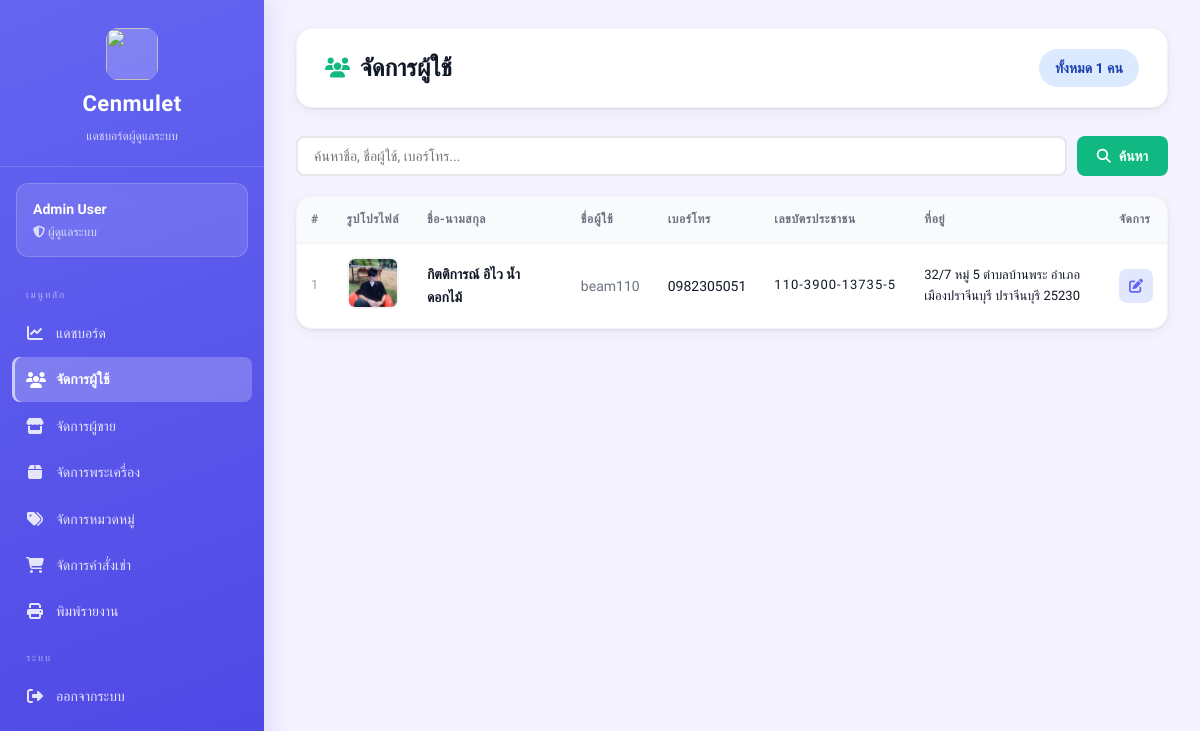
/views/admin/users.php (signed in), run on an earlier commit of the app's database.
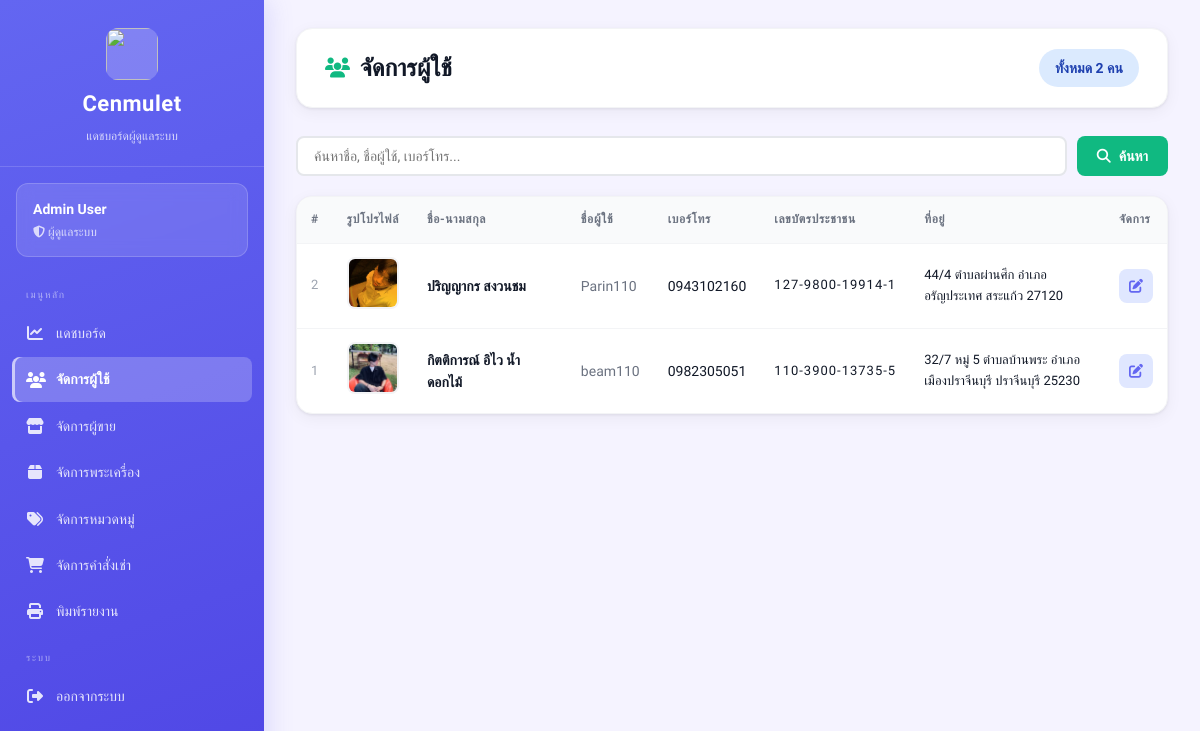
And on a later commit of the database.
### tables this page shows
CREATE TABLE users (
    id INTEGER PRIMARY KEY AUTOINCREMENT,
    fullname TEXT,
    username TEXT UNIQUE,
    password TEXT,
    tel TEXT,
    address TEXT,
    image TEXT,
    id_per TEXT
);

### views/admin/users.php (the view, shortened to what this page needs)
<?php
require_once __DIR__ . "/../../config/db.php";
$admin_id = $_SESSION['user_id'];
$stmt = $db->prepare("SELECT * FROM admins WHERE id = :id");
$stmt->execute([':id' => $admin_id]);
$admin = $stmt->fetch(PDO::FETCH_ASSOC);
$search = trim($_GET['search'] ?? '');
$where  = $search ? "WHERE fullname LIKE :q OR username LIKE :q OR tel LIKE :q" : "";
$stmt = $db->prepare("SELECT * FROM users $where ORDER BY id DESC");
$stmt->execute();
$users = $stmt->fetchAll(PDO::FETCH_ASSOC);
$total           = $db->query("SELECT COUNT(*) FROM users")->fetchColumn();
?>
<!DOCTYPE html>
<html lang="th">
<head>
    <link rel="stylesheet" href="/public/css/dashboard.css">
    <link rel="stylesheet" href="https://cdnjs.cloudflare.com/ajax/libs/font-awesome/6.5.1/css/all.min.css">
</head>
<body class="admin">
<div class="dashboard-container">
<?php include __DIR__ . '/_sidebar.php'; ?>
<main class="main-content">
    <div class="top-bar">
        <h1><i class="fa-solid fa-users"></i> จัดการผู้ใช้</h1>
        <span class="badge badge-info" style="font-size:14px;padding:8px 16px">
            ทั้งหมด <?php echo number_format($total); ?> คน
        </span>
    </div>
    <form method="GET" style="margin-bottom:20px;display:flex;gap:10px">
        <input type="text" name="search" value="<?php echo htmlspecialchars($search); ?>"
               placeholder="ค้นหาชื่อ, ชื่อผู้ใช้, เบอร์โทร..."
               style="flex:1;padding:10px 16px;border:2px solid #e5e7eb;border-radius:8px;font-family:inherit;font-size:14px">
        <button type="submit" class="btn btn-primary">
            <i class="fa-solid fa-search"></i> ค้นหา
        </button>
    </form>
    <div class="card">
        <div class="table-wrapper">
        <?php if (count($users) > 0): ?>
        <table>
            <thead>
                <tr>
                    <th>#</th>
                    <th>รูปโปรไฟล์</th>
                    <th>ชื่อ-นามสกุล</th>
                    <th>ชื่อผู้ใช้</th>
                    <th>เบอร์โทร</th>
                    <th>เลขบัตรประชาชน</th>
                    <th>ที่อยู่</th>
                    <th>จัดการ</th>
                </tr>
            </thead>
            <tbody>
            <?php foreach ($users as $u): ?>
            <?php $uB64 = base64_encode(json_encode([
                'id'       => (int)$u['id'],
                'fullname' => $u['fullname'],
                'username' => $u['username'],
                'tel'      => $u['tel'] ?? '',
                'id_per'   => $u['id_per'] ?? '',
                'address'  => $u['address'] ?? '',
            ], JSON_UNESCAPED_UNICODE)); ?>
            <tr class="clickable-row" onclick="openEdit('<?php echo $uB64; ?>')" style="cursor:pointer">
                <td style="color:#9ca3af;font-size:13px"><?php echo $u['id']; ?></td>
                <td>
                    <?php if (!empty($u['image'])): ?>
                    <img src="/uploads/users/<?php echo htmlspecialchars($u['image']); ?>"
                         class="product-img" alt="">
                    <?php else: ?>
                    <div class="no-image"><i class="fa-solid fa-user"></i></div>
                    <?php endif; ?>
                </td>
                <td><strong><?php echo htmlspecialchars($u['fullname']); ?></strong></td>
                <td style="color:#6b7280"><?php echo htmlspecialchars($u['username']); ?></td>
                <td><?php echo htmlspecialchars($u['tel'] ?? '-'); ?></td>
                <td style="font-size:13px;letter-spacing:1px">
                    <?php
                    $idp = $u['id_per'] ?? '';
                    echo $idp ? substr($idp,0,3).'-'.substr($idp,3,4).'-'.substr($idp,7,5).'-'.substr($idp,12) : '-';
                    ?>
                </td>
                <td style="font-size:13px;max-width:200px;word-break:break-word">
                    <?php echo htmlspecialchars($u['address'] ?? '-'); ?>
                </td>
                <td onclick="event.stopPropagation()">
                    <button onclick="openEdit('<?php echo $uB64; ?>')"
                        class="btn-icon" title="แก้ไข"
                        style="background:#e0e7ff;color:#6366f1;border-color:#c7d2fe">
                        <i class="fa-solid fa-pen-to-square"></i>
                    </button>
                </td>
            </tr>
            <?php endforeach; ?>
            </tbody>
        </table>
        <?php endif; ?>
        </div>
    </div>
</main>
</div>
</body>
</html>

### views/admin/_sidebar.php (shortened to what this page needs)
<?php
$current = basename($_SERVER['PHP_SELF']);
?>
<aside class="sidebar admin">
    <div class="sidebar-header">
        <img src="/public/images/image.png" alt="">
        <h2>Cenmulet</h2>
        <p>แดชบอร์ดผู้ดูแลระบบ</p>
    </div>
    <div class="sidebar-user">
        <h3><?php echo htmlspecialchars($admin['fullname']); ?></h3>
        <p><i class="fa-solid fa-shield-halved"></i> ผู้ดูแลระบบ</p>
    </div>
    <ul class="sidebar-menu">
        <li class="menu-sep">เมนูหลัก</li>
        <li>
            <a href="/views/admin/dashboard.php"
               class="<?php echo $current === 'dashboard.php' ? 'active' : ''; ?>">
                <i class="fa-solid fa-chart-line"></i> แดชบอร์ด
            </a>
        </li>
        <li>
            <a href="/views/admin/users.php"
               class="<?php echo $current === 'users.php' ? 'active' : ''; ?>">
                <i class="fa-solid fa-users"></i> จัดการผู้ใช้
            </a>
        </li>
        <li>
            <a href="/views/admin/sellers.php"
               class="<?php echo in_array($current, ['sellers.php','approve_sellers.php']) ? 'active' : ''; ?>">
                <i class="fa-solid fa-store"></i> จัดการผู้ขาย
            </a>
        </li>
        <li>
            <a href="/views/admin/products.php"
               class="<?php echo $current === 'products.php' ? 'active' : ''; ?>">
                <i class="fa-solid fa-box"></i> จัดการพระเครื่อง
            </a>
        </li>
        <li>
            <a href="/views/admin/categories.php"
               class="<?php echo $current === 'categories.php' ? 'active' : ''; ?>">
                <i class="fa-solid fa-tags"></i> จัดการหมวดหมู่
            </a>
        </li>
        <li>
            <a href="/views/admin/orders.php"
               class="<?php echo $current === 'orders.php' ? 'active' : ''; ?>">
                <i class="fa-solid fa-cart-shopping"></i> จัดการคำสั่งเช่า
            </a>
        </li>
        <li>
            <a href="/views/admin/report.php"
               class="<?php echo $current === 'report.php' ? 'active' : ''; ?>">
                <i class="fa-solid fa-print"></i> พิมพ์รายงาน
            </a>
        </li>
        <li class="menu-sep">ระบบ</li>
        <li>
            <a href="/auth/logout.php">
                <i class="fa-solid fa-right-from-bracket"></i> ออกจากระบบ
            </a>
        </li>
    </ul>
</aside>

What changed in the data, as far as the page shows it:
added users: id "2", image (picture), fullname "ปริญญากร สงวนชม", username "Parin110", tel "0943102160", id_per "127", id_per "9800", id_per "19914", id_per "1", address "44/4 ตำบลผ่านศึก อำเภออรัญประเทศ สระแก้ว 27120"
Also different on the page:
$total: "1" → "2"
